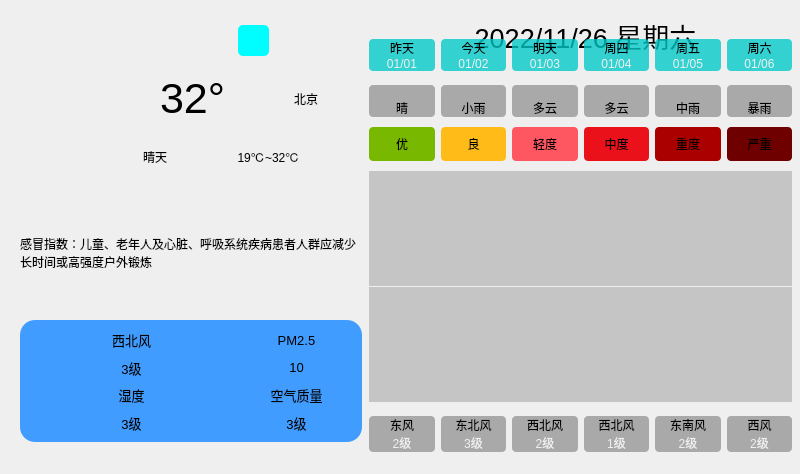
<?xml version="1.0" encoding="UTF-8"?>
<ui version="4.0">
 <class>Weather</class>
 <widget class="QWidget" name="Weather">
  <property name="geometry">
   <rect>
    <x>0</x>
    <y>0</y>
    <width>800</width>
    <height>474</height>
   </rect>
  </property>
  <property name="windowTitle">
   <string>Weather</string>
  </property>
  <widget class="QWidget" name="widget" native="true">
   <property name="geometry">
    <rect>
     <x>0</x>
     <y>10</y>
     <width>800</width>
     <height>450</height>
    </rect>
   </property>
   <property name="styleSheet">
    <string notr="true">QWidget#widget{
	border-image: url(:/res/background.png);
}
</string>
   </property>
   <widget class="QWidget" name="widget_24" native="true">
    <property name="enabled">
     <bool>true</bool>
    </property>
    <property name="geometry">
     <rect>
      <x>0</x>
      <y>0</y>
      <width>811</width>
      <height>51</height>
     </rect>
    </property>
    <widget class="QLabel" name="lbDate_4">
     <property name="geometry">
      <rect>
       <x>380</x>
       <y>5</y>
       <width>411</width>
       <height>41</height>
      </rect>
     </property>
     <property name="font">
      <font>
       <family>Arial</family>
       <pointsize>20</pointsize>
       <weight>50</weight>
       <bold>false</bold>
       <kerning>true</kerning>
      </font>
     </property>
     <property name="text">
      <string>2022/11/26 星期六</string>
     </property>
     <property name="alignment">
      <set>Qt::AlignCenter</set>
     </property>
     <property name="openExternalLinks">
      <bool>false</bool>
     </property>
    </widget>
    <widget class="QPushButton" name="btnSearch_4">
     <property name="geometry">
      <rect>
       <x>238</x>
       <y>15</y>
       <width>31</width>
       <height>31</height>
      </rect>
     </property>
     <property name="styleSheet">
      <string notr="true">border-radius:5px;
background-color: rgb(0, 253, 255);</string>
     </property>
     <property name="text">
      <string/>
     </property>
     <property name="icon">
      <iconset resource="pic.qrc">
       <normaloff>:/res/search.png</normaloff>:/res/search.png</iconset>
     </property>
    </widget>
   </widget>
   <widget class="QWidget" name="widget_25" native="true">
    <property name="geometry">
     <rect>
      <x>20</x>
      <y>181</y>
      <width>342</width>
      <height>251</height>
     </rect>
    </property>
    <layout class="QVBoxLayout" name="verticalLayout_22">
     <item>
      <widget class="QLabel" name="lbGaoMao_4">
       <property name="text">
        <string>感冒指数：儿童、老年人及心脏、呼吸系统疾病患者人群应减少长时间或高强度户外锻炼</string>
       </property>
       <property name="wordWrap">
        <bool>true</bool>
       </property>
      </widget>
     </item>
     <item>
      <widget class="QWidget" name="widget_26" native="true">
       <property name="styleSheet">
        <string notr="true">background-color: rgb(65, 156, 255);
border-radius: 15px</string>
       </property>
       <layout class="QGridLayout" name="gridLayout_16">
        <item row="1" column="1">
         <layout class="QHBoxLayout" name="horizontalLayout_20">
          <item>
           <widget class="QLabel" name="lblQualityIcon_4">
            <property name="minimumSize">
             <size>
              <width>40</width>
              <height>40</height>
             </size>
            </property>
            <property name="maximumSize">
             <size>
              <width>40</width>
              <height>40</height>
             </size>
            </property>
            <property name="font">
             <font>
              <pointsize>10</pointsize>
             </font>
            </property>
            <property name="text">
             <string/>
            </property>
            <property name="pixmap">
             <pixmap resource="pic.qrc">:/res/aqi.png</pixmap>
            </property>
            <property name="scaledContents">
             <bool>true</bool>
            </property>
           </widget>
          </item>
          <item>
           <layout class="QVBoxLayout" name="verticalLayout_23">
            <item>
             <widget class="QLabel" name="lblQualityTitle_4">
              <property name="font">
               <font>
                <pointsize>10</pointsize>
               </font>
              </property>
              <property name="text">
               <string>空气质量</string>
              </property>
              <property name="alignment">
               <set>Qt::AlignCenter</set>
              </property>
             </widget>
            </item>
            <item>
             <widget class="QLabel" name="lblQuality_4">
              <property name="font">
               <font>
                <pointsize>10</pointsize>
               </font>
              </property>
              <property name="text">
               <string>3级</string>
              </property>
              <property name="alignment">
               <set>Qt::AlignCenter</set>
              </property>
             </widget>
            </item>
           </layout>
          </item>
         </layout>
        </item>
        <item row="0" column="1">
         <layout class="QHBoxLayout" name="horizontalLayout_21">
          <item>
           <widget class="QLabel" name="lbPm25Icon_4">
            <property name="minimumSize">
             <size>
              <width>40</width>
              <height>40</height>
             </size>
            </property>
            <property name="maximumSize">
             <size>
              <width>40</width>
              <height>40</height>
             </size>
            </property>
            <property name="font">
             <font>
              <pointsize>10</pointsize>
             </font>
            </property>
            <property name="text">
             <string/>
            </property>
            <property name="pixmap">
             <pixmap resource="pic.qrc">:/res/pm25.png</pixmap>
            </property>
            <property name="scaledContents">
             <bool>true</bool>
            </property>
           </widget>
          </item>
          <item>
           <layout class="QVBoxLayout" name="verticalLayout_24">
            <item>
             <widget class="QLabel" name="lbPm25Title_4">
              <property name="font">
               <font>
                <pointsize>10</pointsize>
               </font>
              </property>
              <property name="text">
               <string>PM2.5</string>
              </property>
              <property name="alignment">
               <set>Qt::AlignCenter</set>
              </property>
             </widget>
            </item>
            <item>
             <widget class="QLabel" name="lbPm25_4">
              <property name="font">
               <font>
                <pointsize>10</pointsize>
               </font>
              </property>
              <property name="text">
               <string>10</string>
              </property>
              <property name="alignment">
               <set>Qt::AlignCenter</set>
              </property>
             </widget>
            </item>
           </layout>
          </item>
         </layout>
        </item>
        <item row="0" column="0">
         <layout class="QHBoxLayout" name="horizontalLayout_4">
          <item>
           <widget class="QLabel" name="lbWindIcon_4">
            <property name="minimumSize">
             <size>
              <width>40</width>
              <height>40</height>
             </size>
            </property>
            <property name="maximumSize">
             <size>
              <width>40</width>
              <height>40</height>
             </size>
            </property>
            <property name="font">
             <font>
              <pointsize>10</pointsize>
             </font>
            </property>
            <property name="text">
             <string/>
            </property>
            <property name="pixmap">
             <pixmap resource="pic.qrc">:/res/wind.png</pixmap>
            </property>
            <property name="scaledContents">
             <bool>true</bool>
            </property>
           </widget>
          </item>
          <item>
           <layout class="QVBoxLayout" name="verticalLayout_25">
            <item>
             <widget class="QLabel" name="lbWindFx_4">
              <property name="font">
               <font>
                <pointsize>10</pointsize>
               </font>
              </property>
              <property name="text">
               <string>西北风</string>
              </property>
              <property name="alignment">
               <set>Qt::AlignCenter</set>
              </property>
             </widget>
            </item>
            <item>
             <widget class="QLabel" name="lbWindFl_4">
              <property name="font">
               <font>
                <pointsize>10</pointsize>
               </font>
              </property>
              <property name="text">
               <string>3级</string>
              </property>
              <property name="alignment">
               <set>Qt::AlignCenter</set>
              </property>
             </widget>
            </item>
           </layout>
          </item>
         </layout>
        </item>
        <item row="1" column="0">
         <layout class="QHBoxLayout" name="horizontalLayout_22">
          <item>
           <widget class="QLabel" name="lbShiDuIcon_4">
            <property name="minimumSize">
             <size>
              <width>40</width>
              <height>40</height>
             </size>
            </property>
            <property name="maximumSize">
             <size>
              <width>40</width>
              <height>40</height>
             </size>
            </property>
            <property name="font">
             <font>
              <pointsize>10</pointsize>
             </font>
            </property>
            <property name="text">
             <string/>
            </property>
            <property name="pixmap">
             <pixmap resource="pic.qrc">:/res/humidity.png</pixmap>
            </property>
            <property name="scaledContents">
             <bool>true</bool>
            </property>
           </widget>
          </item>
          <item>
           <layout class="QVBoxLayout" name="verticalLayout_26">
            <item>
             <widget class="QLabel" name="lbShiDuTitle_4">
              <property name="font">
               <font>
                <pointsize>10</pointsize>
               </font>
              </property>
              <property name="text">
               <string>湿度</string>
              </property>
              <property name="alignment">
               <set>Qt::AlignCenter</set>
              </property>
             </widget>
            </item>
            <item>
             <widget class="QLabel" name="lbShiDu_4">
              <property name="font">
               <font>
                <pointsize>10</pointsize>
               </font>
              </property>
              <property name="text">
               <string>3级</string>
              </property>
              <property name="alignment">
               <set>Qt::AlignCenter</set>
              </property>
             </widget>
            </item>
           </layout>
          </item>
         </layout>
        </item>
       </layout>
      </widget>
     </item>
    </layout>
   </widget>
   <widget class="QWidget" name="widget_27" native="true">
    <property name="geometry">
     <rect>
      <x>20</x>
      <y>60</y>
      <width>320</width>
      <height>120</height>
     </rect>
    </property>
    <widget class="QLabel" name="lbTypeIcon_4">
     <property name="geometry">
      <rect>
       <x>10</x>
       <y>10</y>
       <width>81</width>
       <height>81</height>
      </rect>
     </property>
     <property name="text">
      <string/>
     </property>
     <property name="pixmap">
      <pixmap resource="pic.qrc">:/res/type/Qing.png</pixmap>
     </property>
     <property name="scaledContents">
      <bool>true</bool>
     </property>
     <property name="alignment">
      <set>Qt::AlignCenter</set>
     </property>
    </widget>
    <widget class="QWidget" name="layoutWidget_4">
     <property name="geometry">
      <rect>
       <x>100</x>
       <y>0</y>
       <width>221</width>
       <height>115</height>
      </rect>
     </property>
     <layout class="QGridLayout" name="gridLayout_17" rowminimumheight="0,0">
      <property name="sizeConstraint">
       <enum>QLayout::SetNoConstraint</enum>
      </property>
      <property name="verticalSpacing">
       <number>1</number>
      </property>
      <item row="1" column="0">
       <widget class="QLabel" name="lbType_4">
        <property name="layoutDirection">
         <enum>Qt::LeftToRight</enum>
        </property>
        <property name="text">
         <string>晴天</string>
        </property>
        <property name="alignment">
         <set>Qt::AlignCenter</set>
        </property>
       </widget>
      </item>
      <item row="1" column="1" colspan="2">
       <widget class="QLabel" name="lbLowHigh_4">
        <property name="text">
         <string>19℃~32℃</string>
        </property>
        <property name="alignment">
         <set>Qt::AlignCenter</set>
        </property>
       </widget>
      </item>
      <item row="0" column="2">
       <widget class="QLabel" name="lbCity_4">
        <property name="text">
         <string>北京</string>
        </property>
        <property name="alignment">
         <set>Qt::AlignCenter</set>
        </property>
       </widget>
      </item>
      <item row="0" column="0" colspan="2">
       <widget class="QLabel" name="lbTemp_4">
        <property name="font">
         <font>
          <pointsize>32</pointsize>
         </font>
        </property>
        <property name="text">
         <string>32°</string>
        </property>
        <property name="alignment">
         <set>Qt::AlignCenter</set>
        </property>
       </widget>
      </item>
     </layout>
    </widget>
   </widget>
   <widget class="QWidget" name="widget_28" native="true">
    <property name="geometry">
     <rect>
      <x>360</x>
      <y>20</y>
      <width>441</width>
      <height>431</height>
     </rect>
    </property>
    <layout class="QVBoxLayout" name="verticalLayout_27">
     <property name="spacing">
      <number>0</number>
     </property>
     <item>
      <widget class="QWidget" name="widget_29" native="true">
       <property name="styleSheet">
        <string notr="true">QLabel {
	background-color: rgba(0, 200, 200, 200);
	border-radius: 4px;
}</string>
       </property>
       <layout class="QGridLayout" name="gridLayout_18">
        <property name="horizontalSpacing">
         <number>6</number>
        </property>
        <property name="verticalSpacing">
         <number>0</number>
        </property>
        <item row="0" column="0">
         <widget class="QLabel" name="lblWeek0_4">
          <property name="styleSheet">
           <string notr="true">border-bottom-left-radius: 0px;
border-bottom-right-radius: 0px;</string>
          </property>
          <property name="text">
           <string>昨天</string>
          </property>
          <property name="alignment">
           <set>Qt::AlignCenter</set>
          </property>
         </widget>
        </item>
        <item row="0" column="1">
         <widget class="QLabel" name="lblWeek1_4">
          <property name="styleSheet">
           <string notr="true">border-bottom-left-radius: 0px;
border-bottom-right-radius: 0px;</string>
          </property>
          <property name="text">
           <string>今天</string>
          </property>
          <property name="alignment">
           <set>Qt::AlignCenter</set>
          </property>
         </widget>
        </item>
        <item row="0" column="2">
         <widget class="QLabel" name="lblWeek2_4">
          <property name="styleSheet">
           <string notr="true">border-bottom-left-radius: 0px;
border-bottom-right-radius: 0px;</string>
          </property>
          <property name="text">
           <string>明天</string>
          </property>
          <property name="alignment">
           <set>Qt::AlignCenter</set>
          </property>
         </widget>
        </item>
        <item row="0" column="3">
         <widget class="QLabel" name="lblWeek3_4">
          <property name="styleSheet">
           <string notr="true">border-bottom-left-radius: 0px;
border-bottom-right-radius: 0px;</string>
          </property>
          <property name="text">
           <string>周四</string>
          </property>
          <property name="alignment">
           <set>Qt::AlignCenter</set>
          </property>
         </widget>
        </item>
        <item row="0" column="4">
         <widget class="QLabel" name="lblWeek4_4">
          <property name="styleSheet">
           <string notr="true">border-bottom-left-radius: 0px;
border-bottom-right-radius: 0px;</string>
          </property>
          <property name="text">
           <string>周五</string>
          </property>
          <property name="alignment">
           <set>Qt::AlignCenter</set>
          </property>
         </widget>
        </item>
        <item row="0" column="5">
         <widget class="QLabel" name="lblWeek5_4">
          <property name="styleSheet">
           <string notr="true">border-bottom-left-radius: 0px;
border-bottom-right-radius: 0px;</string>
          </property>
          <property name="text">
           <string>周六</string>
          </property>
          <property name="alignment">
           <set>Qt::AlignCenter</set>
          </property>
         </widget>
        </item>
        <item row="1" column="0">
         <widget class="QLabel" name="lblDate0_4">
          <property name="styleSheet">
           <string notr="true">border-top-left-radius: 0px;
border-top-right-radius: 0px;
color: rgb(240, 240, 240);</string>
          </property>
          <property name="text">
           <string>01/01</string>
          </property>
          <property name="alignment">
           <set>Qt::AlignCenter</set>
          </property>
         </widget>
        </item>
        <item row="1" column="1">
         <widget class="QLabel" name="lblDate1_4">
          <property name="styleSheet">
           <string notr="true">border-top-left-radius: 0px;
border-top-right-radius: 0px;
color: rgb(240, 240, 240);</string>
          </property>
          <property name="text">
           <string>01/02</string>
          </property>
          <property name="alignment">
           <set>Qt::AlignCenter</set>
          </property>
         </widget>
        </item>
        <item row="1" column="2">
         <widget class="QLabel" name="lblDate2_4">
          <property name="styleSheet">
           <string notr="true">border-top-left-radius: 0px;
border-top-right-radius: 0px;
color: rgb(240, 240, 240);</string>
          </property>
          <property name="text">
           <string>01/03</string>
          </property>
          <property name="alignment">
           <set>Qt::AlignCenter</set>
          </property>
         </widget>
        </item>
        <item row="1" column="3">
         <widget class="QLabel" name="lblDate3_4">
          <property name="styleSheet">
           <string notr="true">border-top-left-radius: 0px;
border-top-right-radius: 0px;
color: rgb(240, 240, 240);</string>
          </property>
          <property name="text">
           <string>01/04</string>
          </property>
          <property name="alignment">
           <set>Qt::AlignCenter</set>
          </property>
         </widget>
        </item>
        <item row="1" column="4">
         <widget class="QLabel" name="lblDate4_4">
          <property name="styleSheet">
           <string notr="true">border-top-left-radius: 0px;
border-top-right-radius: 0px;
color: rgb(240, 240, 240);</string>
          </property>
          <property name="text">
           <string>01/05</string>
          </property>
          <property name="alignment">
           <set>Qt::AlignCenter</set>
          </property>
         </widget>
        </item>
        <item row="1" column="5">
         <widget class="QLabel" name="lblDate5_4">
          <property name="styleSheet">
           <string notr="true">border-top-left-radius: 0px;
border-top-right-radius: 0px;
color: rgb(240, 240, 240);</string>
          </property>
          <property name="text">
           <string>01/06</string>
          </property>
          <property name="alignment">
           <set>Qt::AlignCenter</set>
          </property>
         </widget>
        </item>
       </layout>
      </widget>
     </item>
     <item>
      <widget class="QWidget" name="widget_30" native="true">
       <property name="styleSheet">
        <string notr="true">QLabel {
	background-color: rgba(60, 60, 60, 100);
	border-radius: 4px;
}</string>
       </property>
       <layout class="QGridLayout" name="gridLayout_19">
        <property name="topMargin">
         <number>5</number>
        </property>
        <property name="bottomMargin">
         <number>5</number>
        </property>
        <property name="verticalSpacing">
         <number>0</number>
        </property>
        <item row="0" column="0">
         <widget class="QLabel" name="lblTypeIcon0_4">
          <property name="minimumSize">
           <size>
            <width>0</width>
            <height>0</height>
           </size>
          </property>
          <property name="maximumSize">
           <size>
            <width>1000</width>
            <height>1000</height>
           </size>
          </property>
          <property name="styleSheet">
           <string notr="true">border-bottom-left-radius: 0px;
border-bottom-right-radius: 0px;</string>
          </property>
          <property name="text">
           <string/>
          </property>
          <property name="pixmap">
           <pixmap resource="pic.qrc">:/res/type/Qing.png</pixmap>
          </property>
          <property name="alignment">
           <set>Qt::AlignCenter</set>
          </property>
         </widget>
        </item>
        <item row="0" column="4">
         <widget class="QLabel" name="lblTypeIcon4_4">
          <property name="styleSheet">
           <string notr="true">border-bottom-left-radius: 0px;
border-bottom-right-radius: 0px;</string>
          </property>
          <property name="text">
           <string/>
          </property>
          <property name="pixmap">
           <pixmap resource="pic.qrc">:/res/type/ZhongYu.png</pixmap>
          </property>
          <property name="alignment">
           <set>Qt::AlignCenter</set>
          </property>
         </widget>
        </item>
        <item row="0" column="2">
         <widget class="QLabel" name="lblTypeIcon2_4">
          <property name="styleSheet">
           <string notr="true">border-bottom-left-radius: 0px;
border-bottom-right-radius: 0px;</string>
          </property>
          <property name="text">
           <string/>
          </property>
          <property name="pixmap">
           <pixmap resource="pic.qrc">:/res/type/DuoYun.png</pixmap>
          </property>
          <property name="alignment">
           <set>Qt::AlignCenter</set>
          </property>
         </widget>
        </item>
        <item row="0" column="1">
         <widget class="QLabel" name="lblTypeIcon1_4">
          <property name="styleSheet">
           <string notr="true">border-bottom-left-radius: 0px;
border-bottom-right-radius: 0px;</string>
          </property>
          <property name="text">
           <string/>
          </property>
          <property name="pixmap">
           <pixmap resource="pic.qrc">:/res/type/XiaoYu.png</pixmap>
          </property>
          <property name="alignment">
           <set>Qt::AlignCenter</set>
          </property>
         </widget>
        </item>
        <item row="0" column="3">
         <widget class="QLabel" name="lblTypeIcon3_4">
          <property name="styleSheet">
           <string notr="true">border-bottom-left-radius: 0px;
border-bottom-right-radius: 0px;</string>
          </property>
          <property name="text">
           <string/>
          </property>
          <property name="pixmap">
           <pixmap resource="pic.qrc">:/res/type/DuoYun.png</pixmap>
          </property>
          <property name="alignment">
           <set>Qt::AlignCenter</set>
          </property>
         </widget>
        </item>
        <item row="1" column="5">
         <widget class="QLabel" name="lblType5_4">
          <property name="styleSheet">
           <string notr="true">border-top-left-radius: 0px;
border-top-right-radius: 0px;</string>
          </property>
          <property name="text">
           <string>暴雨</string>
          </property>
          <property name="alignment">
           <set>Qt::AlignCenter</set>
          </property>
         </widget>
        </item>
        <item row="1" column="3">
         <widget class="QLabel" name="lblType3_4">
          <property name="styleSheet">
           <string notr="true">border-top-left-radius: 0px;
border-top-right-radius: 0px;</string>
          </property>
          <property name="text">
           <string>多云</string>
          </property>
          <property name="alignment">
           <set>Qt::AlignCenter</set>
          </property>
         </widget>
        </item>
        <item row="1" column="2">
         <widget class="QLabel" name="lblType2_4">
          <property name="styleSheet">
           <string notr="true">border-top-left-radius: 0px;
border-top-right-radius: 0px;</string>
          </property>
          <property name="text">
           <string>多云</string>
          </property>
          <property name="alignment">
           <set>Qt::AlignCenter</set>
          </property>
         </widget>
        </item>
        <item row="1" column="0">
         <widget class="QLabel" name="lblType0_4">
          <property name="styleSheet">
           <string notr="true">border-top-left-radius: 0px;
border-top-right-radius: 0px;</string>
          </property>
          <property name="text">
           <string>晴</string>
          </property>
          <property name="alignment">
           <set>Qt::AlignCenter</set>
          </property>
         </widget>
        </item>
        <item row="1" column="1">
         <widget class="QLabel" name="lblType1_4">
          <property name="styleSheet">
           <string notr="true">border-top-left-radius: 0px;
border-top-right-radius: 0px;</string>
          </property>
          <property name="text">
           <string>小雨</string>
          </property>
          <property name="alignment">
           <set>Qt::AlignCenter</set>
          </property>
         </widget>
        </item>
        <item row="0" column="5">
         <widget class="QLabel" name="lblTypeIcon5_4">
          <property name="styleSheet">
           <string notr="true">border-bottom-left-radius: 0px;
border-bottom-right-radius: 0px;</string>
          </property>
          <property name="text">
           <string/>
          </property>
          <property name="pixmap">
           <pixmap resource="pic.qrc">:/res/type/BaoYu.png</pixmap>
          </property>
          <property name="alignment">
           <set>Qt::AlignCenter</set>
          </property>
         </widget>
        </item>
        <item row="1" column="4">
         <widget class="QLabel" name="lblType4_4">
          <property name="styleSheet">
           <string notr="true">border-top-left-radius: 0px;
border-top-right-radius: 0px;</string>
          </property>
          <property name="text">
           <string>中雨</string>
          </property>
          <property name="alignment">
           <set>Qt::AlignCenter</set>
          </property>
         </widget>
        </item>
       </layout>
      </widget>
     </item>
     <item>
      <widget class="QWidget" name="widget_31" native="true">
       <property name="styleSheet">
        <string notr="true">border-radius: 4px</string>
       </property>
       <layout class="QHBoxLayout" name="horizontalLayout_23">
        <property name="topMargin">
         <number>5</number>
        </property>
        <property name="bottomMargin">
         <number>5</number>
        </property>
        <item>
         <widget class="QLabel" name="lblQuality0_4">
          <property name="styleSheet">
           <string notr="true">background-color: rgb(121, 184, 0);
padding:8px;</string>
          </property>
          <property name="text">
           <string>优</string>
          </property>
          <property name="alignment">
           <set>Qt::AlignCenter</set>
          </property>
         </widget>
        </item>
        <item>
         <widget class="QLabel" name="lblQuality1_4">
          <property name="styleSheet">
           <string notr="true">background-color: rgb(255, 187, 23);</string>
          </property>
          <property name="text">
           <string>良</string>
          </property>
          <property name="alignment">
           <set>Qt::AlignCenter</set>
          </property>
         </widget>
        </item>
        <item>
         <widget class="QLabel" name="lblQuality2_4">
          <property name="styleSheet">
           <string notr="true">background-color: rgb(255, 87, 97);</string>
          </property>
          <property name="text">
           <string>轻度</string>
          </property>
          <property name="alignment">
           <set>Qt::AlignCenter</set>
          </property>
         </widget>
        </item>
        <item>
         <widget class="QLabel" name="lblQuality3_4">
          <property name="styleSheet">
           <string notr="true">background-color: rgb(235, 17, 27);</string>
          </property>
          <property name="text">
           <string>中度</string>
          </property>
          <property name="alignment">
           <set>Qt::AlignCenter</set>
          </property>
         </widget>
        </item>
        <item>
         <widget class="QLabel" name="lblQuality4_4">
          <property name="styleSheet">
           <string notr="true">background-color: rgb(170, 0, 0);</string>
          </property>
          <property name="text">
           <string>重度</string>
          </property>
          <property name="alignment">
           <set>Qt::AlignCenter</set>
          </property>
         </widget>
        </item>
        <item>
         <widget class="QLabel" name="lblQuality5_4">
          <property name="styleSheet">
           <string notr="true">background-color: rgb(110, 0, 0);</string>
          </property>
          <property name="text">
           <string>严重</string>
          </property>
          <property name="alignment">
           <set>Qt::AlignCenter</set>
          </property>
         </widget>
        </item>
       </layout>
      </widget>
     </item>
     <item>
      <widget class="QWidget" name="widget_32" native="true">
       <property name="sizePolicy">
        <sizepolicy hsizetype="Expanding" vsizetype="Expanding">
         <horstretch>0</horstretch>
         <verstretch>0</verstretch>
        </sizepolicy>
       </property>
       <layout class="QVBoxLayout" name="verticalLayout_28">
        <property name="spacing">
         <number>1</number>
        </property>
        <property name="sizeConstraint">
         <enum>QLayout::SetDefaultConstraint</enum>
        </property>
        <property name="topMargin">
         <number>5</number>
        </property>
        <property name="bottomMargin">
         <number>5</number>
        </property>
        <item>
         <widget class="QLabel" name="lblHighCurve_4">
          <property name="sizePolicy">
           <sizepolicy hsizetype="Expanding" vsizetype="Expanding">
            <horstretch>0</horstretch>
            <verstretch>0</verstretch>
           </sizepolicy>
          </property>
          <property name="minimumSize">
           <size>
            <width>0</width>
            <height>0</height>
           </size>
          </property>
          <property name="maximumSize">
           <size>
            <width>10000</width>
            <height>10000</height>
           </size>
          </property>
          <property name="styleSheet">
           <string notr="true">background-color: rgba(60, 60, 60,60);</string>
          </property>
          <property name="text">
           <string/>
          </property>
          <property name="alignment">
           <set>Qt::AlignCenter</set>
          </property>
         </widget>
        </item>
        <item>
         <widget class="QLabel" name="lblLowCurve_4">
          <property name="sizePolicy">
           <sizepolicy hsizetype="Expanding" vsizetype="Expanding">
            <horstretch>0</horstretch>
            <verstretch>0</verstretch>
           </sizepolicy>
          </property>
          <property name="minimumSize">
           <size>
            <width>0</width>
            <height>0</height>
           </size>
          </property>
          <property name="maximumSize">
           <size>
            <width>10000</width>
            <height>10000</height>
           </size>
          </property>
          <property name="styleSheet">
           <string notr="true">background-color: rgba(60, 60, 60,60);</string>
          </property>
          <property name="text">
           <string/>
          </property>
          <property name="alignment">
           <set>Qt::AlignCenter</set>
          </property>
         </widget>
        </item>
       </layout>
      </widget>
     </item>
     <item>
      <widget class="QWidget" name="widget_33" native="true">
       <property name="styleSheet">
        <string notr="true">QLabel {
	background-color: rgba(60, 60, 60, 100);
	border-radius: 4px;
}</string>
       </property>
       <layout class="QGridLayout" name="gridLayout_20">
        <property name="verticalSpacing">
         <number>0</number>
        </property>
        <item row="0" column="0">
         <widget class="QLabel" name="lblFx0_4">
          <property name="styleSheet">
           <string notr="true">border-bottom-left-radius: 0px;
border-bottom-right-radius: 0px;</string>
          </property>
          <property name="text">
           <string>东风</string>
          </property>
          <property name="alignment">
           <set>Qt::AlignCenter</set>
          </property>
         </widget>
        </item>
        <item row="0" column="1">
         <widget class="QLabel" name="lblFx1_4">
          <property name="styleSheet">
           <string notr="true">border-bottom-left-radius: 0px;
border-bottom-right-radius: 0px;</string>
          </property>
          <property name="text">
           <string>东北风</string>
          </property>
          <property name="alignment">
           <set>Qt::AlignCenter</set>
          </property>
         </widget>
        </item>
        <item row="0" column="2">
         <widget class="QLabel" name="lblFx2_4">
          <property name="styleSheet">
           <string notr="true">border-bottom-left-radius: 0px;
border-bottom-right-radius: 0px;</string>
          </property>
          <property name="text">
           <string>西北风</string>
          </property>
          <property name="alignment">
           <set>Qt::AlignCenter</set>
          </property>
         </widget>
        </item>
        <item row="0" column="3">
         <widget class="QLabel" name="lblFx3_4">
          <property name="styleSheet">
           <string notr="true">border-bottom-left-radius: 0px;
border-bottom-right-radius: 0px;</string>
          </property>
          <property name="text">
           <string>西北风</string>
          </property>
          <property name="alignment">
           <set>Qt::AlignCenter</set>
          </property>
         </widget>
        </item>
        <item row="0" column="4">
         <widget class="QLabel" name="lblFx4_4">
          <property name="styleSheet">
           <string notr="true">border-bottom-left-radius: 0px;
border-bottom-right-radius: 0px;</string>
          </property>
          <property name="text">
           <string>东南风</string>
          </property>
          <property name="alignment">
           <set>Qt::AlignCenter</set>
          </property>
         </widget>
        </item>
        <item row="0" column="5">
         <widget class="QLabel" name="lblFx5_4">
          <property name="styleSheet">
           <string notr="true">border-bottom-left-radius: 0px;
border-bottom-right-radius: 0px;</string>
          </property>
          <property name="text">
           <string>西风</string>
          </property>
          <property name="alignment">
           <set>Qt::AlignCenter</set>
          </property>
         </widget>
        </item>
        <item row="1" column="0">
         <widget class="QLabel" name="lblFl0_4">
          <property name="styleSheet">
           <string notr="true">border-top-left-radius: 0px;
border-top-right-radius: 0px;
color: rgb(240, 240, 240);</string>
          </property>
          <property name="text">
           <string>2级</string>
          </property>
          <property name="alignment">
           <set>Qt::AlignCenter</set>
          </property>
         </widget>
        </item>
        <item row="1" column="1">
         <widget class="QLabel" name="lblFl1_4">
          <property name="styleSheet">
           <string notr="true">border-top-left-radius: 0px;
border-top-right-radius: 0px;
color: rgb(240, 240, 240);</string>
          </property>
          <property name="text">
           <string>3级</string>
          </property>
          <property name="alignment">
           <set>Qt::AlignCenter</set>
          </property>
         </widget>
        </item>
        <item row="1" column="2">
         <widget class="QLabel" name="lblFl2_4">
          <property name="styleSheet">
           <string notr="true">border-top-left-radius: 0px;
border-top-right-radius: 0px;
color: rgb(240, 240, 240);</string>
          </property>
          <property name="text">
           <string>2级</string>
          </property>
          <property name="alignment">
           <set>Qt::AlignCenter</set>
          </property>
         </widget>
        </item>
        <item row="1" column="3">
         <widget class="QLabel" name="lblFl3_4">
          <property name="styleSheet">
           <string notr="true">border-top-left-radius: 0px;
border-top-right-radius: 0px;
color: rgb(240, 240, 240);</string>
          </property>
          <property name="text">
           <string>1级</string>
          </property>
          <property name="alignment">
           <set>Qt::AlignCenter</set>
          </property>
         </widget>
        </item>
        <item row="1" column="4">
         <widget class="QLabel" name="lblFl4_4">
          <property name="styleSheet">
           <string notr="true">border-top-left-radius: 0px;
border-top-right-radius: 0px;
color: rgb(240, 240, 240);</string>
          </property>
          <property name="text">
           <string>2级</string>
          </property>
          <property name="alignment">
           <set>Qt::AlignCenter</set>
          </property>
         </widget>
        </item>
        <item row="1" column="5">
         <widget class="QLabel" name="lblFl5_4">
          <property name="styleSheet">
           <string notr="true">border-top-left-radius: 0px;
border-top-right-radius: 0px;
color: rgb(240, 240, 240);</string>
          </property>
          <property name="text">
           <string>2级</string>
          </property>
          <property name="alignment">
           <set>Qt::AlignCenter</set>
          </property>
         </widget>
        </item>
       </layout>
      </widget>
     </item>
    </layout>
   </widget>
  </widget>
 </widget>
 <resources>
  <include location="pic.qrc"/>
 </resources>
 <connections/>
</ui>
